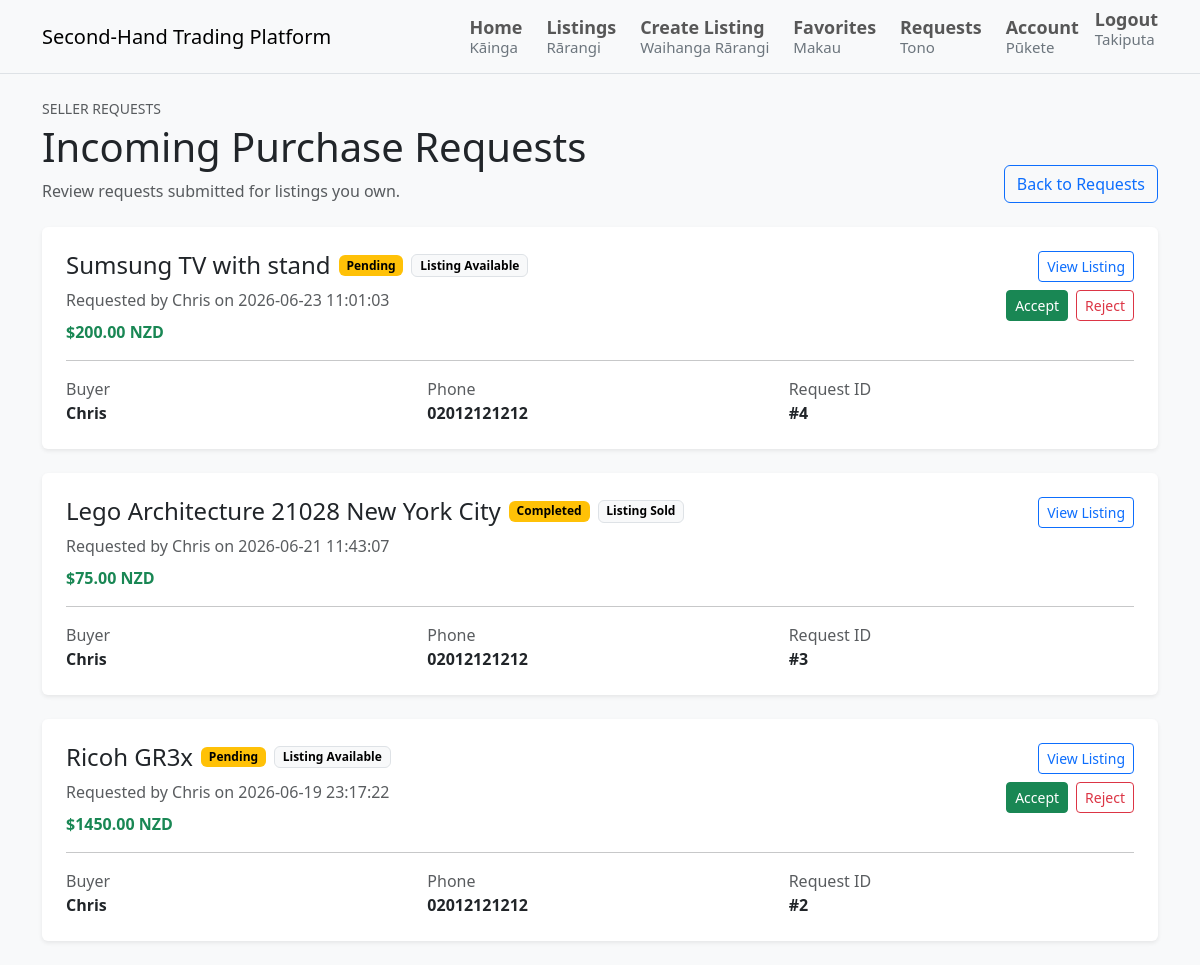
/requests/incoming (signed in), run on an earlier commit of the app's database.
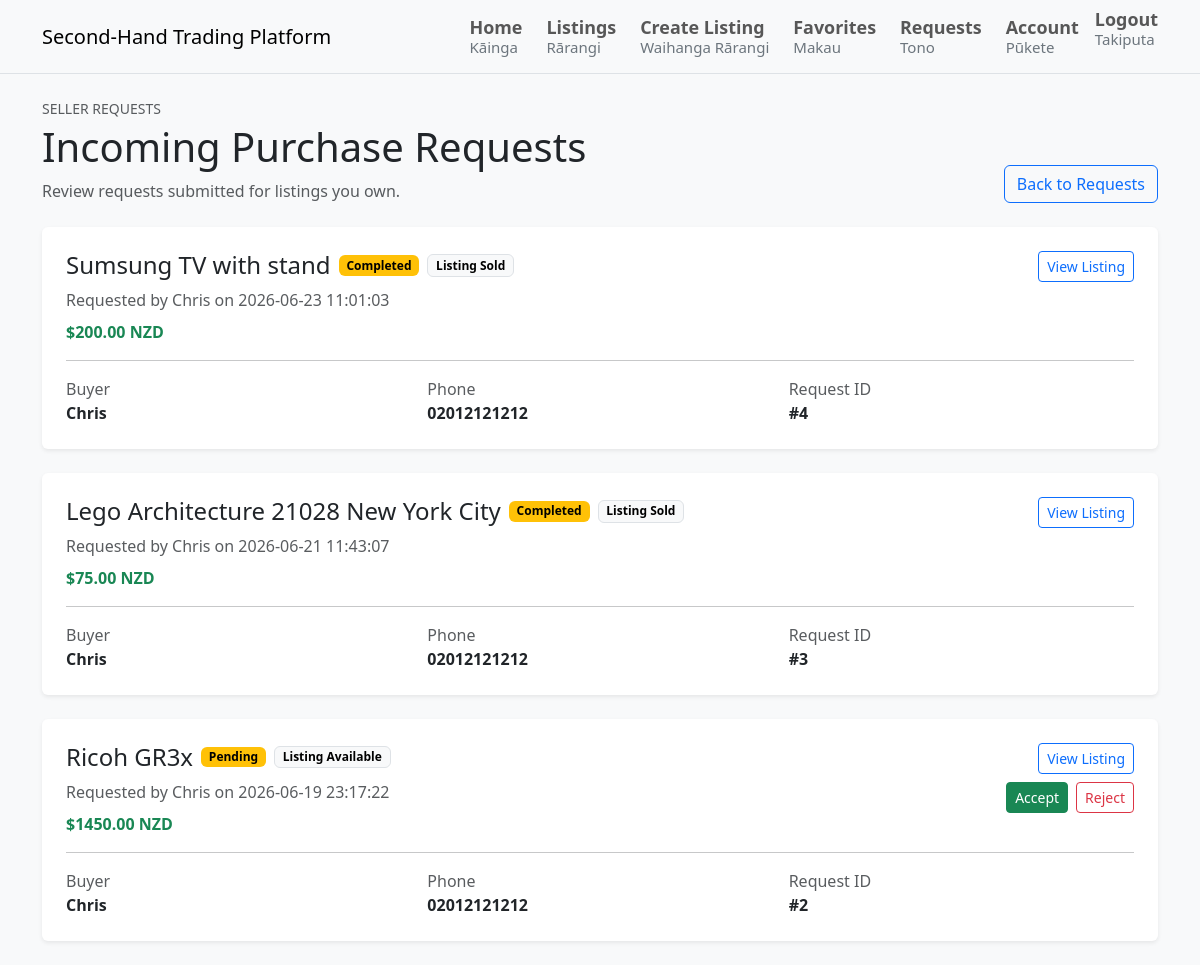
And on a later commit of the database.
### tables this page shows
CREATE TABLE requests (
    id INTEGER PRIMARY KEY AUTOINCREMENT,
    listing_id INTEGER NOT NULL,
    buyer_id INTEGER NOT NULL,
    seller_id INTEGER NOT NULL,
    status TEXT NOT NULL DEFAULT 'pending',
    is_locked INTEGER NOT NULL DEFAULT 0,
    message TEXT,
    created_at TEXT NOT NULL,
    updated_at TEXT NOT NULL,
    FOREIGN KEY (listing_id) REFERENCES listings(id),
    FOREIGN KEY (buyer_id) REFERENCES users(id),
    FOREIGN KEY (seller_id) REFERENCES users(id)
);

CREATE TABLE listings (
    id INTEGER PRIMARY KEY AUTOINCREMENT,
    seller_id INTEGER NOT NULL,
    category_id INTEGER NOT NULL,
    image_url TEXT NOT NULL,
    title TEXT NOT NULL,
    description TEXT NOT NULL,
    condition TEXT NOT NULL,
    price REAL NOT NULL,
    status TEXT NOT NULL DEFAULT 'available',
    created_at TEXT NOT NULL,
    updated_at TEXT NOT NULL,
    FOREIGN KEY (seller_id) REFERENCES users(id),
    FOREIGN KEY (category_id) REFERENCES categories(id)
);

CREATE TABLE users (
    id INTEGER PRIMARY KEY AUTOINCREMENT,
    display_name TEXT NOT NULL,
    full_name TEXT NOT NULL,
    date_of_birth TEXT NOT NULL,
    email TEXT NOT NULL UNIQUE,
    phone_number TEXT,
    preferred_contact_method TEXT NOT NULL,
    password_hash TEXT NOT NULL,
    role TEXT NOT NULL DEFAULT 'user',
    is_locked INTEGER NOT NULL DEFAULT 0,
    bio TEXT,
    created_at TEXT NOT NULL
);

### routes/transaction_routes.py (the view)
@transaction_bp.get("/requests/incoming")
@marketplace_user_required
def incoming_requests() -> str:
    requests = transaction_service.incoming_requests(session["user_id"])
    return render_template("requests_incoming.html", requests=requests)

### models/db.py (called while the page is built)
def get_db() -> sqlite3.Connection:
    return DatabaseManager().get_connection()

    def __new__(cls):
        if cls._instance is None:
            cls._instance = super().__new__(cls)
        return cls._instance

    def get_connection(self) -> sqlite3.Connection:
        if "db" not in g:
            g.db = sqlite3.connect(current_app.config["DATABASE_PATH"])
            g.db.row_factory = sqlite3.Row
        return g.db

    def close_connection(self) -> None:
        db = g.pop("db", None)
        if db is not None:
            db.close()

### services/transaction_service.py (called while the page is built)
    def incoming_requests(self, seller_id: int) -> List[Dict[str, Any]]:
        db = get_db()
        requests = db.execute(INCOMING_REQUESTS_SQL, (seller_id,)).fetchall()
        return [
            self._serialize_incoming_request(request, seller_id)
            for request in requests
        ]

### templates/requests_incoming.html (shortened to what the changed rows need)
{% extends "base.html" %}
{% block content %}
<section class="mb-4">
    <div class="d-flex flex-column flex-md-row justify-content-between align-items-md-end gap-3">
        <div>
            <h1 class="mb-2">Incoming Purchase Requests</h1>
        </div>
    </div>
</section>
{% if requests %}
    <div class="row g-4">
        {% for purchase_request in requests %}
            <div class="col-12">
                <article class="card border-0 shadow-sm">
                    <div class="card-body p-4">
                        <div class="d-flex flex-column flex-lg-row justify-content-between gap-3">
                            <div>
                                <div class="d-flex flex-wrap align-items-center gap-2 mb-2">
                                    <h2 class="h4 mb-0">{{ purchase_request.listing_title }}</h2>
                                    <span class="badge text-bg-warning">
                                        {{ purchase_request.status_label }}
                                    </span>
                                    <span class="badge text-bg-light border">
                                        Listing {{ purchase_request.listing_status_label }}
                                    </span>
                                </div>
                                <p class="text-muted mb-2">
                                    Requested by {{ purchase_request.buyer_name }}
                                    on {{ purchase_request.created_at }}
                                </p>
                                <p class="listing-price text-success fw-bold mb-0">
                                    ${{ purchase_request.listing_price_label }} NZD
                                </p>
                            </div>
                            <div class="text-lg-end">
                                <a
                                    class="btn btn-outline-primary btn-sm"
                                    href="{{
                                        url_for(
                                            'listings.view_listing_detail',
                                            listing_id=purchase_request.listing_id
                                        )
                                    }}"
                                >
                                    View Listing
                                </a>
                                {% if purchase_request.status in ["pending", "accepted"] %}
                                    <div class="d-flex justify-content-lg-end gap-2 mt-2">
                                        {% if purchase_request.status == "pending" %}
                                            <form
                                                action="{{
                                                    url_for(
                                                        'transactions.accept_request',
                                                        request_id=purchase_request.id
                                                    )
                                                }}"
                                                method="post"
                                            >
                                                <button class="btn btn-success btn-sm" type="submit">
                                                    Accept
                                                </button>
                                            </form>
                                        {% endif %}
                                        <form
                                            action="{{
                                                url_for(
                                                    'transactions.reject_request',
                                                    request_id=purchase_request.id
                                                )
                                            }}"
                                            method="post"
                                        >
                                            <button
                                                class="btn btn-outline-danger btn-sm"
                                                type="submit"
                                            >
                                                Reject
                                            </button>
                                        </form>
                                    </div>
                                {% endif %}
                            </div>
                        </div>
                        <hr>
                        <div class="row g-3">
                            <div class="col-md-4">
                                <span class="text-muted d-block">Buyer</span>
                                <strong>{{ purchase_request.buyer_name }}</strong>
                            </div>
                            <div class="col-md-4">
                                <span class="text-muted d-block">
                                    {{ purchase_request.buyer_contact_method_label }}
                                </span>
                                <strong>{{ purchase_request.buyer_contact_value }}</strong>
                            </div>
                            <div class="col-md-4">
                                <span class="text-muted d-block">Request ID</span>
                                <strong>#{{ purchase_request.id }}</strong>
                            </div>
                        </div>
                    </div>
                </article>
            </div>
        {% endfor %}
    </div>
{% endif %}
{% endblock %}

What changed in the data, as far as the page shows it:
changed requests "Sumsung TV with stand": status_label "Pending" → "Completed"; listing_status_label "Available" → "Sold"; no longer shows "Accept Reject"
